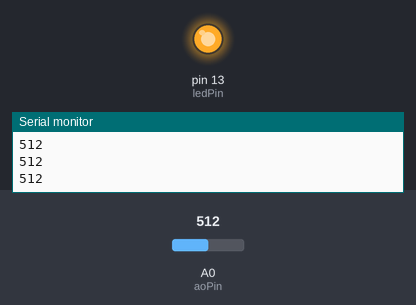
Bench run of a sketch on a simulated Arduino Uno, built with avr-gcc and run on an emulated ATmega328P. Shown: output pins drawn as LEDs (lit = HIGH), the last lines printed to the serial monitor. Inputs (shaded band) come from the test bench; at power-on: A0 (aoPin) = 512.

Above: at 1.2 s.
1.3 s: A0 (aoPin) set to 33
2.8 s: A0 (aoPin) set to 27
At 3.4 s:
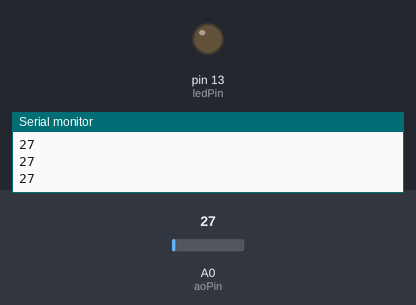
4.3 s: A0 (aoPin) set to 122
At 4.8 s:
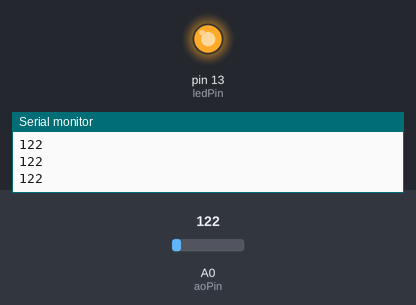
5.8 s: A0 (aoPin) set to 20
At 6.3 s:
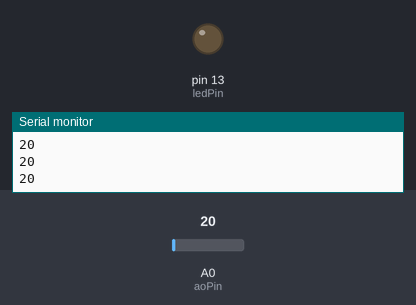
Timing chart, 0 to 8.3 s (numbered marks = the images above; inputs shaded):
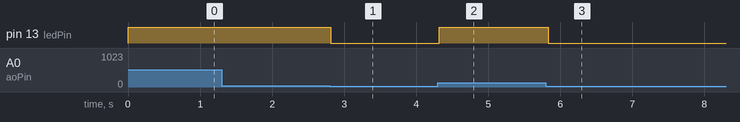

The sketch:

soundinput.ino
```cpp
const int aoPin = A0;     // Analog output from sensor
const int ledPin = 13;    // Built-in LED
const int threshold = 30; // Trigger level

void setup() {
  pinMode(ledPin, OUTPUT);
  Serial.begin(9600);
}

void loop() {
  int soundLevel = analogRead(aoPin);

  Serial.println(soundLevel);

  if (soundLevel > threshold) {
    digitalWrite(ledPin, HIGH);
  } else {
    digitalWrite(ledPin, LOW);
  }

  delay(50);
}
```

Measured:
- the behaviour switches between 31 and 30 on A0 (aoPin) (found by bisection; images 0 and 1)
- after the input at 2.8 s, pin 13 (ledPin): HIGH → LOW at once
- after the input at 4.3 s, pin 13 (ledPin): LOW → HIGH at once
- after the input at 5.8 s, pin 13 (ledPin): HIGH → LOW at once
